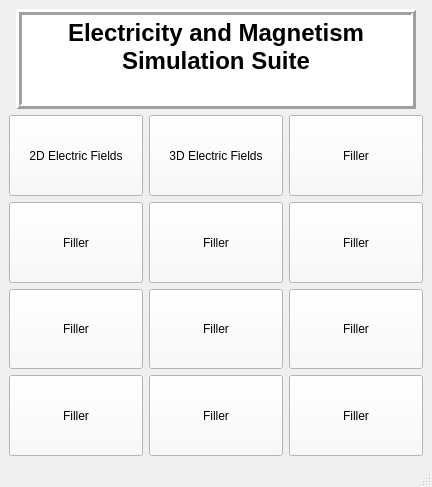
<?xml version="1.0" encoding="UTF-8"?>
<ui version="4.0">
 <class>Hub</class>
 <widget class="QMainWindow" name="Hub">
  <property name="geometry">
   <rect>
    <x>0</x>
    <y>0</y>
    <width>432</width>
    <height>487</height>
   </rect>
  </property>
  <property name="windowTitle">
   <string>E&amp;M Simulation Hub</string>
  </property>
  <widget class="QWidget" name="centralwidget">
   <layout class="QGridLayout" name="gridLayout_2">
    <item row="2" column="0">
     <layout class="QGridLayout" name="gridLayout">
      <item row="2" column="2">
       <widget class="QPushButton" name="pbFillerCmd_8">
        <property name="sizePolicy">
         <sizepolicy hsizetype="Minimum" vsizetype="Minimum">
          <horstretch>0</horstretch>
          <verstretch>0</verstretch>
         </sizepolicy>
        </property>
        <property name="minimumSize">
         <size>
          <width>0</width>
          <height>60</height>
         </size>
        </property>
        <property name="styleSheet">
         <string notr="true">background-color: rgb(250, 250, 250);</string>
        </property>
        <property name="text">
         <string>Filler</string>
        </property>
       </widget>
      </item>
      <item row="1" column="1">
       <widget class="QPushButton" name="pbFillerCmd_3">
        <property name="sizePolicy">
         <sizepolicy hsizetype="Minimum" vsizetype="Minimum">
          <horstretch>0</horstretch>
          <verstretch>0</verstretch>
         </sizepolicy>
        </property>
        <property name="minimumSize">
         <size>
          <width>0</width>
          <height>60</height>
         </size>
        </property>
        <property name="styleSheet">
         <string notr="true">background-color: rgb(250, 250, 250);</string>
        </property>
        <property name="text">
         <string>Filler</string>
        </property>
       </widget>
      </item>
      <item row="2" column="0">
       <widget class="QPushButton" name="pbFillerCmd_5">
        <property name="sizePolicy">
         <sizepolicy hsizetype="Minimum" vsizetype="Minimum">
          <horstretch>0</horstretch>
          <verstretch>0</verstretch>
         </sizepolicy>
        </property>
        <property name="minimumSize">
         <size>
          <width>0</width>
          <height>60</height>
         </size>
        </property>
        <property name="styleSheet">
         <string notr="true">background-color: rgb(250, 250, 250);</string>
        </property>
        <property name="text">
         <string>Filler</string>
        </property>
       </widget>
      </item>
      <item row="3" column="1">
       <widget class="QPushButton" name="pbFillerCmd_6">
        <property name="sizePolicy">
         <sizepolicy hsizetype="Minimum" vsizetype="Minimum">
          <horstretch>0</horstretch>
          <verstretch>0</verstretch>
         </sizepolicy>
        </property>
        <property name="minimumSize">
         <size>
          <width>0</width>
          <height>60</height>
         </size>
        </property>
        <property name="styleSheet">
         <string notr="true">background-color: rgb(250, 250, 250);</string>
        </property>
        <property name="text">
         <string>Filler</string>
        </property>
       </widget>
      </item>
      <item row="1" column="2">
       <widget class="QPushButton" name="pbFillerCmd_9">
        <property name="sizePolicy">
         <sizepolicy hsizetype="Minimum" vsizetype="Minimum">
          <horstretch>0</horstretch>
          <verstretch>0</verstretch>
         </sizepolicy>
        </property>
        <property name="minimumSize">
         <size>
          <width>0</width>
          <height>60</height>
         </size>
        </property>
        <property name="styleSheet">
         <string notr="true">background-color: rgb(250, 250, 250);</string>
        </property>
        <property name="text">
         <string>Filler</string>
        </property>
       </widget>
      </item>
      <item row="0" column="1">
       <widget class="QPushButton" name="pb3dEFCmd">
        <property name="sizePolicy">
         <sizepolicy hsizetype="Minimum" vsizetype="Minimum">
          <horstretch>0</horstretch>
          <verstretch>0</verstretch>
         </sizepolicy>
        </property>
        <property name="minimumSize">
         <size>
          <width>0</width>
          <height>60</height>
         </size>
        </property>
        <property name="styleSheet">
         <string notr="true">background-color: rgb(250, 250, 250);</string>
        </property>
        <property name="text">
         <string>3D Electric Fields</string>
        </property>
       </widget>
      </item>
      <item row="3" column="2">
       <widget class="QPushButton" name="pbFillerCmd_10">
        <property name="sizePolicy">
         <sizepolicy hsizetype="Minimum" vsizetype="Minimum">
          <horstretch>0</horstretch>
          <verstretch>0</verstretch>
         </sizepolicy>
        </property>
        <property name="minimumSize">
         <size>
          <width>0</width>
          <height>60</height>
         </size>
        </property>
        <property name="styleSheet">
         <string notr="true">background-color: rgb(250, 250, 250);</string>
        </property>
        <property name="text">
         <string>Filler</string>
        </property>
       </widget>
      </item>
      <item row="2" column="1">
       <widget class="QPushButton" name="pbFillerCmd_4">
        <property name="sizePolicy">
         <sizepolicy hsizetype="Minimum" vsizetype="Minimum">
          <horstretch>0</horstretch>
          <verstretch>0</verstretch>
         </sizepolicy>
        </property>
        <property name="minimumSize">
         <size>
          <width>0</width>
          <height>60</height>
         </size>
        </property>
        <property name="styleSheet">
         <string notr="true">background-color: rgb(250, 250, 250);</string>
        </property>
        <property name="text">
         <string>Filler</string>
        </property>
       </widget>
      </item>
      <item row="3" column="0">
       <widget class="QPushButton" name="pbFillerCmd_7">
        <property name="sizePolicy">
         <sizepolicy hsizetype="Minimum" vsizetype="Minimum">
          <horstretch>0</horstretch>
          <verstretch>0</verstretch>
         </sizepolicy>
        </property>
        <property name="minimumSize">
         <size>
          <width>0</width>
          <height>60</height>
         </size>
        </property>
        <property name="styleSheet">
         <string notr="true">background-color: rgb(250, 250, 250);</string>
        </property>
        <property name="text">
         <string>Filler</string>
        </property>
       </widget>
      </item>
      <item row="1" column="0">
       <widget class="QPushButton" name="pbFillerCmd_2">
        <property name="sizePolicy">
         <sizepolicy hsizetype="Minimum" vsizetype="Minimum">
          <horstretch>0</horstretch>
          <verstretch>0</verstretch>
         </sizepolicy>
        </property>
        <property name="minimumSize">
         <size>
          <width>0</width>
          <height>60</height>
         </size>
        </property>
        <property name="styleSheet">
         <string notr="true">background-color: rgb(250, 250, 250);</string>
        </property>
        <property name="text">
         <string>Filler</string>
        </property>
       </widget>
      </item>
      <item row="0" column="2">
       <widget class="QPushButton" name="pbFillerCmd">
        <property name="sizePolicy">
         <sizepolicy hsizetype="Minimum" vsizetype="Minimum">
          <horstretch>0</horstretch>
          <verstretch>0</verstretch>
         </sizepolicy>
        </property>
        <property name="minimumSize">
         <size>
          <width>0</width>
          <height>60</height>
         </size>
        </property>
        <property name="styleSheet">
         <string notr="true">background-color: rgb(250, 250, 250);</string>
        </property>
        <property name="text">
         <string>Filler</string>
        </property>
       </widget>
      </item>
      <item row="0" column="0">
       <widget class="QPushButton" name="pb2dEFCmd">
        <property name="sizePolicy">
         <sizepolicy hsizetype="Minimum" vsizetype="Minimum">
          <horstretch>0</horstretch>
          <verstretch>0</verstretch>
         </sizepolicy>
        </property>
        <property name="minimumSize">
         <size>
          <width>0</width>
          <height>60</height>
         </size>
        </property>
        <property name="styleSheet">
         <string notr="true">background-color: rgb(250, 250, 250);</string>
        </property>
        <property name="text">
         <string>2D Electric Fields</string>
        </property>
       </widget>
      </item>
     </layout>
    </item>
    <item row="0" column="0">
     <layout class="QHBoxLayout" name="horizontalLayout">
      <item>
       <spacer name="horizontalSpacer">
        <property name="orientation">
         <enum>Qt::Orientation::Horizontal</enum>
        </property>
        <property name="sizeHint" stdset="0">
         <size>
          <width>40</width>
          <height>20</height>
         </size>
        </property>
       </spacer>
      </item>
      <item>
       <widget class="QTextEdit" name="textEdit">
        <property name="sizePolicy">
         <sizepolicy hsizetype="Fixed" vsizetype="Fixed">
          <horstretch>0</horstretch>
          <verstretch>0</verstretch>
         </sizepolicy>
        </property>
        <property name="minimumSize">
         <size>
          <width>400</width>
          <height>100</height>
         </size>
        </property>
        <property name="maximumSize">
         <size>
          <width>400</width>
          <height>100</height>
         </size>
        </property>
        <property name="cursor" stdset="0">
         <cursorShape>ArrowCursor</cursorShape>
        </property>
        <property name="frameShape">
         <enum>QFrame::Shape::Box</enum>
        </property>
        <property name="frameShadow">
         <enum>QFrame::Shadow::Raised</enum>
        </property>
        <property name="lineWidth">
         <number>3</number>
        </property>
        <property name="readOnly">
         <bool>true</bool>
        </property>
        <property name="html">
         <string>&lt;!DOCTYPE HTML PUBLIC &quot;-//W3C//DTD HTML 4.0//EN&quot; &quot;http://www.w3.org/TR/REC-html40/strict.dtd&quot;&gt;
&lt;html&gt;&lt;head&gt;&lt;meta name=&quot;qrichtext&quot; content=&quot;1&quot; /&gt;&lt;meta charset=&quot;utf-8&quot; /&gt;&lt;style type=&quot;text/css&quot;&gt;
p, li { white-space: pre-wrap; }
hr { height: 1px; border-width: 0; }
li.unchecked::marker { content: &quot;\2610&quot;; }
li.checked::marker { content: &quot;\2612&quot;; }
&lt;/style&gt;&lt;/head&gt;&lt;body style=&quot; font-family:'Segoe UI'; font-size:9pt; font-weight:400; font-style:normal;&quot;&gt;
&lt;p align=&quot;center&quot; style=&quot; margin-top:0px; margin-bottom:0px; margin-left:0px; margin-right:0px; -qt-block-indent:0; text-indent:0px;&quot;&gt;&lt;span style=&quot; font-size:18pt; font-weight:700;&quot;&gt;Electricity and Magnetism Simulation Suite&lt;/span&gt;&lt;/p&gt;&lt;/body&gt;&lt;/html&gt;</string>
        </property>
        <property name="textInteractionFlags">
         <set>Qt::TextInteractionFlag::NoTextInteraction</set>
        </property>
       </widget>
      </item>
      <item>
       <spacer name="horizontalSpacer_2">
        <property name="orientation">
         <enum>Qt::Orientation::Horizontal</enum>
        </property>
        <property name="sizeHint" stdset="0">
         <size>
          <width>40</width>
          <height>20</height>
         </size>
        </property>
       </spacer>
      </item>
     </layout>
    </item>
   </layout>
  </widget>
  <widget class="QMenuBar" name="menubar">
   <property name="geometry">
    <rect>
     <x>0</x>
     <y>0</y>
     <width>432</width>
     <height>33</height>
    </rect>
   </property>
  </widget>
  <widget class="QStatusBar" name="statusbar"/>
 </widget>
 <resources/>
 <connections/>
</ui>
